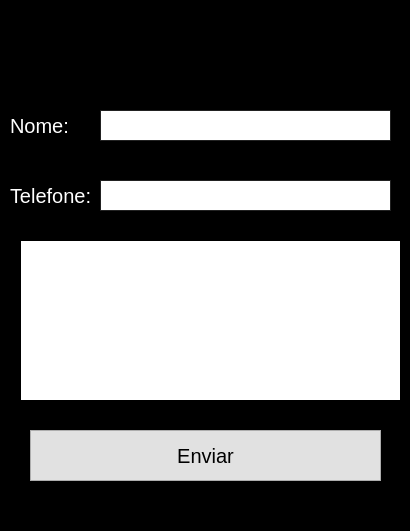
<?xml version="1.0" encoding="UTF-8"?>
<ui version="4.0">
 <class>Dialog</class>
 <widget class="QDialog" name="Dialog">
  <property name="geometry">
   <rect>
    <x>0</x>
    <y>0</y>
    <width>410</width>
    <height>531</height>
   </rect>
  </property>
  <property name="windowTitle">
   <string>Dialog</string>
  </property>
  <property name="styleSheet">
   <string notr="true">QDialog{
	background-color: white;
	border: none;
	border-radius: 10px;	
	
	background-color: black;
}</string>
  </property>
  <widget class="QLabel" name="label">
   <property name="geometry">
    <rect>
     <x>10</x>
     <y>110</y>
     <width>81</width>
     <height>31</height>
    </rect>
   </property>
   <property name="styleSheet">
    <string notr="true">QLabel{
	color: black;
	font-family:Arial,Helvetica,sans-serif;
	font-size: 20px;
	color: white;
}</string>
   </property>
   <property name="text">
    <string>Nome:</string>
   </property>
  </widget>
  <widget class="QLineEdit" name="lineEdit">
   <property name="geometry">
    <rect>
     <x>100</x>
     <y>110</y>
     <width>291</width>
     <height>31</height>
    </rect>
   </property>
   <property name="styleSheet">
    <string notr="true">QLineEdit{
	border: none;
	border: 1px solid rgb(34, 34, 34);
	
	font-family:Arial,Helvetica,sans-serif;
	font-size: 16px;

	padding-left: 10px;
}
QLineEdit:hover{
	border: 1px solid rgb(0, 120, 215);
}</string>
   </property>
  </widget>
  <widget class="QLineEdit" name="lineEdit_2">
   <property name="geometry">
    <rect>
     <x>100</x>
     <y>180</y>
     <width>291</width>
     <height>31</height>
    </rect>
   </property>
   <property name="styleSheet">
    <string notr="true">QLineEdit{
	border: none;
	border: 1px solid rgb(34, 34, 34);
	
	font-family:Arial,Helvetica,sans-serif;
	font-size: 16px;

	padding-left: 10px;
}
QLineEdit:hover{
	border: 1px solid rgb(0, 120, 215);
	
	padding-right: 5px;
}</string>
   </property>
  </widget>
  <widget class="QLabel" name="label_2">
   <property name="geometry">
    <rect>
     <x>10</x>
     <y>180</y>
     <width>91</width>
     <height>31</height>
    </rect>
   </property>
   <property name="styleSheet">
    <string notr="true">QLabel{
	color: black;
	font-family:Arial,Helvetica,sans-serif;
	font-size: 20px;
	color: white;
}</string>
   </property>
   <property name="text">
    <string>Telefone:</string>
   </property>
  </widget>
  <widget class="QPushButton" name="pushButton">
   <property name="geometry">
    <rect>
     <x>30</x>
     <y>430</y>
     <width>351</width>
     <height>51</height>
    </rect>
   </property>
   <property name="styleSheet">
    <string notr="true">QPushButton{
	border: none;
	border: 1px solid rgb(173, 173, 173);
	background-color:rgb(225, 225, 225);

	font-family:Arial,Helvetica,sans-serif;
	
	color: black;
	
	font-size : 20px;
}</string>
   </property>
   <property name="text">
    <string>Enviar</string>
   </property>
  </widget>
  <widget class="QPlainTextEdit" name="plainTextEdit">
   <property name="geometry">
    <rect>
     <x>20</x>
     <y>240</y>
     <width>381</width>
     <height>161</height>
    </rect>
   </property>
   <property name="styleSheet">
    <string notr="true">QPlainTextEdit{
	border: none;
	border: 1px solid black;
	
	font-family:Arial,Helveti,sans-serif;
	
	font-size: 18px;


}</string>
   </property>
  </widget>
 </widget>
 <resources/>
 <connections/>
</ui>
